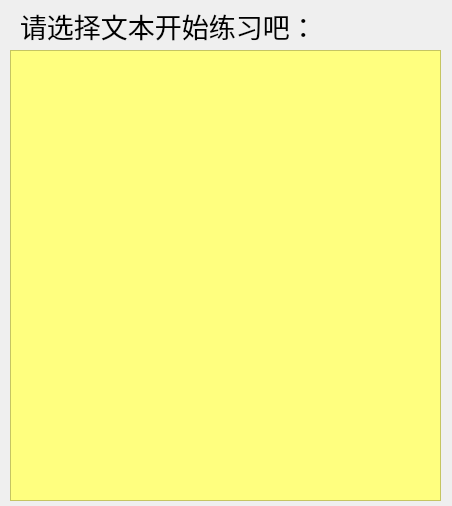
<?xml version="1.0" encoding="UTF-8"?>
<ui version="4.0">
 <class>TextList</class>
 <widget class="QWidget" name="TextList">
  <property name="geometry">
   <rect>
    <x>0</x>
    <y>0</y>
    <width>452</width>
    <height>506</height>
   </rect>
  </property>
  <property name="windowTitle">
   <string>Form</string>
  </property>
  <widget class="QLabel" name="label">
   <property name="geometry">
    <rect>
     <x>20</x>
     <y>10</y>
     <width>291</width>
     <height>31</height>
    </rect>
   </property>
   <property name="font">
    <font>
     <family>华文彩云</family>
     <pointsize>20</pointsize>
    </font>
   </property>
   <property name="styleSheet">
    <string notr="true"/>
   </property>
   <property name="text">
    <string>请选择文本开始练习吧：</string>
   </property>
  </widget>
  <widget class="QListWidget" name="listWidget">
   <property name="geometry">
    <rect>
     <x>10</x>
     <y>50</y>
     <width>431</width>
     <height>451</height>
    </rect>
   </property>
   <property name="styleSheet">
    <string notr="true">background-color: rgb(255, 255, 127);</string>
   </property>
  </widget>
 </widget>
 <resources/>
 <connections/>
</ui>
